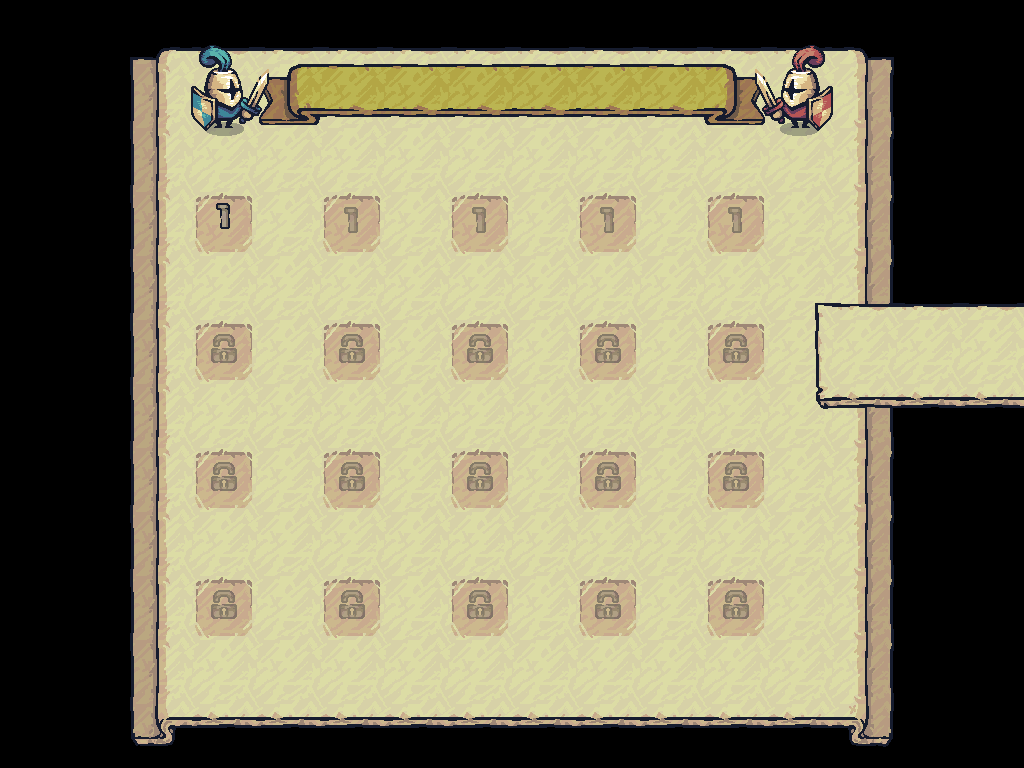

A level layout from a 2D game, rendered from its tile map. Below: a short description, then the map file with its tile-grid data intact:
An orthogonal 16x12 tile map with 64x64 px tiles, 4 tile layers (paper, Ribbons, lockstatus, spwan), 3 hidden layers not drawn, 22 tilesets.

<map version="1.10" tiledversion="1.11.0" orientation="orthogonal" renderorder="right-down" width="16" height="12" tilewidth="64" tileheight="64" infinite="0" nextlayerid="13" nextobjectid="1">
 <tileset firstgid="1" source="UI/Banner_Horizontal.tsx" />
 <tileset firstgid="2" source="UI/Banner_Connection_Down.tsx" />
 <tileset firstgid="3" source="UI/Banner_Connection_Left.tsx" />
 <tileset firstgid="4" source="UI/Banner_Connection_Right.tsx" />
 <tileset firstgid="5" source="UI/Banner_Connection_Up.tsx" />
 <tileset firstgid="6" source="UI/Banner_Vertical.tsx" />
 <tileset firstgid="7" source="UI/Carved_Regular.tsx" />
 <tileset firstgid="8" source="UI/Carved_9Slides.tsx" />
 <tileset firstgid="17" source="UI/Banner_Connection_Left_64.tsx" />
 <tileset firstgid="26" source="UI/Banner_Connection_Right_64.tsx" />
 <tileset firstgid="35" source="UI/Ribbon_Yellow_3Slides_64.tsx" />
 <tileset firstgid="38" source="Warrior_Blue.tsx" />
 <tileset firstgid="470" source="Warrior_Red.tsx" />
 <tileset firstgid="902" source="UI/Ribbon_Blue_3Slides_64.tsx" />
 <tileset firstgid="905" source="UI/Warrior_Red_Idle.tsx" />
 <tileset firstgid="959" source="UI/Button_Red_3Slides.tsx" />
 <tileset firstgid="962" source="UI/Button_Blue_3Slides.tsx" />
 <tileset firstgid="965" source="Terrain.tsx" />
 <tileset firstgid="1005" source="UI/Disable_10.tsx" />
 <tileset firstgid="1006" source="UI/Regular_04.tsx" />
 <tileset firstgid="1007" source="UI/Disable_04.tsx" />
 <tileset firstgid="1008" source="G_Idle.tsx" />
 <layer id="6" name="oldBG" width="16" height="12" visible="0">
  <data encoding="csv">
965,966,966,966,966,966,966,966,966,966,966,966,966,966,966,967,
975,0,976,976,976,976,976,976,976,976,976,976,976,976,976,977,
975,976,976,976,0,0,0,0,0,0,0,0,976,976,976,977,
975,976,976,976,0,0,0,0,0,0,0,0,976,976,976,977,
975,976,976,976,0,0,0,0,0,0,0,0,976,976,976,977,
975,976,976,976,0,0,0,0,0,0,0,0,976,976,976,977,
975,976,976,976,0,0,0,0,0,0,0,0,976,976,976,977,
975,976,976,976,0,0,0,0,0,0,0,0,976,976,976,977,
975,976,976,976,0,0,0,0,0,0,0,0,976,976,976,977,
975,976,976,976,0,0,0,0,0,0,0,0,976,976,976,977,
975,976,976,976,976,976,976,976,976,976,976,976,976,976,976,977,
985,986,986,986,986,986,986,986,986,986,986,986,986,986,986,987
</data>
 </layer>
 <layer id="5" name="paper" width="16" height="12">
  <data encoding="csv">
0,0,0,27,27,27,27,27,27,27,27,27,27,28,0,0,
0,0,0,30,30,30,30,30,30,30,30,30,30,31,0,0,
0,0,0,30,30,30,30,30,30,30,30,30,30,31,0,0,
0,0,0,30,30,30,30,30,30,30,30,30,30,31,0,0,
0,0,0,30,30,30,30,30,30,30,30,30,30,31,0,0,
0,0,0,30,30,30,30,30,30,30,30,30,30,31,0,0,
0,0,0,30,30,30,30,30,30,30,30,30,30,31,0,0,
0,0,0,30,30,30,30,30,30,30,30,30,30,31,0,0,
0,0,0,30,30,30,30,30,30,30,30,30,30,31,0,0,
0,0,0,30,30,30,30,30,30,30,30,30,30,31,0,0,
0,0,0,30,30,30,30,30,30,30,30,30,30,31,0,0,
0,0,0,33,33,33,33,33,33,33,33,33,33,34,0,0
</data>
 </layer>
 <layer id="8" name="Ribbons" width="16" height="12">
  <data encoding="csv">
0,0,17,0,0,0,0,0,0,0,0,0,0,0,0,0,
0,0,20,0,35,36,36,36,36,36,36,37,0,0,0,0,
0,0,20,0,0,0,0,0,0,0,0,0,0,0,0,0,
0,0,20,7,0,7,0,7,0,7,0,7,0,0,0,0,
0,0,20,0,0,0,0,0,0,0,0,0,26,27,18,18,
0,0,20,7,0,7,0,7,0,7,0,7,29,30,21,21,
0,0,20,0,0,0,0,0,0,0,0,0,32,33,24,24,
0,0,20,7,0,7,0,7,0,7,0,7,0,0,0,0,
0,0,20,0,0,0,0,0,0,0,0,0,0,0,0,0,
0,0,20,7,0,7,0,7,0,7,0,7,0,0,0,0,
0,0,20,0,0,0,0,0,0,0,0,0,0,0,0,0,
0,0,23,0,0,0,0,0,0,0,0,0,0,0,0,0
</data>
 </layer>
 <layer id="10" name="lockstatus" width="16" height="12">
  <data encoding="csv">
0,0,0,0,0,0,0,0,0,0,0,0,0,0,0,0,
0,0,0,0,0,0,0,0,0,0,0,0,0,0,0,0,
0,0,0,0,0,0,0,0,0,0,0,0,0,0,0,0,
0,0,0,1006,0,1007,0,1007,0,1007,0,1007,0,0,0,0,
0,0,0,0,0,0,0,0,0,0,0,0,0,0,0,0,
0,0,0,1005,0,1005,0,1005,0,1005,0,1005,0,0,0,0,
0,0,0,0,0,0,0,0,0,0,0,0,0,0,0,0,
0,0,0,1005,0,1005,0,1005,0,1005,0,1005,0,0,0,0,
0,0,0,0,0,0,0,0,0,0,0,0,0,0,0,0,
0,0,0,1005,0,1005,0,1005,0,1005,0,1005,0,0,0,0,
0,0,0,0,0,0,0,0,0,0,0,0,0,0,0,0,
0,0,0,0,0,0,0,0,0,0,0,0,0,0,0,0
</data>
 </layer>
 <layer id="11" name="gold" width="16" height="12" visible="0">
  <data encoding="csv">
0,0,0,0,0,0,0,0,0,0,0,0,0,0,0,0,
0,0,0,0,0,0,0,0,0,0,0,0,0,0,0,0,
0,0,0,0,0,0,0,0,0,0,0,0,0,0,0,0,
0,0,1008,1009,1008,1009,1008,1009,1008,1009,1008,1009,0,0,0,0,
0,0,1010,1011,1010,1011,1010,1011,1010,1011,1010,1011,0,0,0,0,
0,0,0,0,0,0,0,0,0,0,0,0,0,0,0,0,
0,0,0,0,0,0,0,0,0,0,0,0,0,0,0,0,
0,0,0,0,0,0,0,0,0,0,0,0,0,0,0,0,
0,0,0,0,0,0,0,0,0,0,0,0,0,0,0,0,
0,0,0,0,0,0,0,0,0,0,0,0,0,0,0,0,
0,0,0,0,0,0,0,0,0,0,0,0,0,0,0,0,
0,0,0,0,0,0,0,0,0,0,0,0,0,0,0,0
</data>
 </layer>
 <layer id="12" name="Gold2" width="16" height="12" visible="0">
  <data encoding="csv">
0,0,0,0,0,0,0,0,0,0,0,0,0,0,0,0,
0,0,0,0,0,0,0,0,0,0,0,0,0,0,0,0,
0,0,0,0,0,0,0,0,0,0,0,0,0,0,0,0,
0,0,0,1008,1009,1008,1009,1008,1009,1008,1009,1008,1009,0,0,0,
0,0,0,1010,1011,1010,1011,1010,1011,1010,1011,1010,1011,0,0,0,
0,0,0,0,0,0,0,0,0,0,0,0,0,0,0,0,
0,0,0,0,0,0,0,0,0,0,0,0,0,0,0,0,
0,0,0,0,0,0,0,0,0,0,0,0,0,0,0,0,
0,0,0,0,0,0,0,0,0,0,0,0,0,0,0,0,
0,0,0,0,0,0,0,0,0,0,0,0,0,0,0,0,
0,0,0,0,0,0,0,0,0,0,0,0,0,0,0,0,
0,0,0,0,0,0,0,0,0,0,0,0,0,0,0,0
</data>
 </layer>
 <layer id="9" name="spwan" width="16" height="12">
  <data encoding="csv">
0,0,38,39,40,0,0,0,0,0,0,905,906,907,0,0,
0,0,56,57,58,0,0,0,0,0,0,923,924,925,0,0,
0,0,74,75,76,0,0,0,0,0,0,941,942,943,0,0,
0,0,0,0,0,0,0,0,0,0,0,0,0,0,0,0,
0,0,0,0,0,0,0,0,0,0,0,0,0,0,0,0,
0,0,0,0,0,0,0,0,0,0,0,0,0,0,0,0,
0,0,0,0,0,0,0,0,0,0,0,0,0,0,0,0,
0,0,0,0,0,0,0,0,0,0,0,0,0,0,0,0,
0,0,0,0,0,0,0,0,0,0,0,0,0,0,0,0,
0,0,0,0,0,0,0,0,0,0,0,0,0,0,0,0,
0,0,0,0,0,0,0,0,0,0,0,0,0,0,0,0,
0,0,0,0,0,0,0,0,0,0,0,0,0,0,0,0
</data>
 </layer>
</map>
